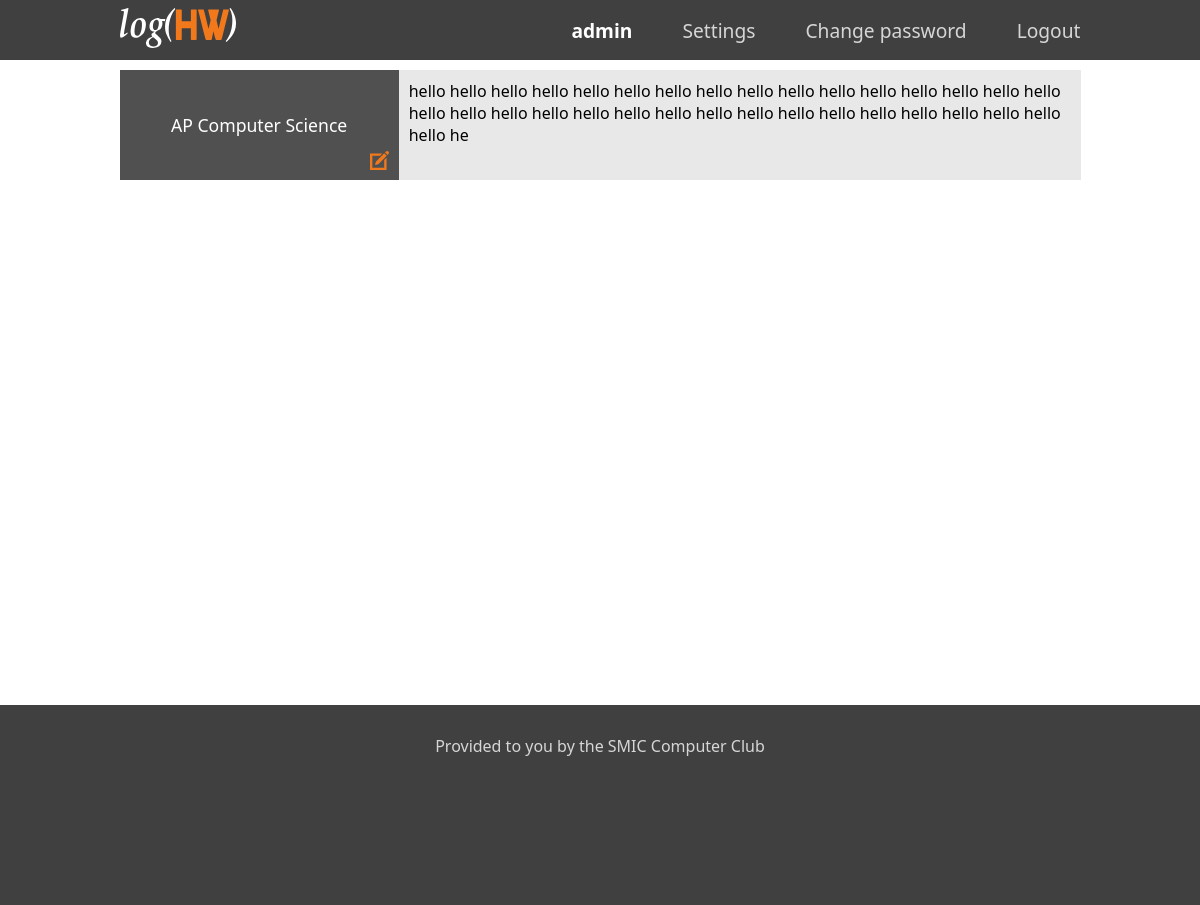
Before: / (signed in) with the older database file.
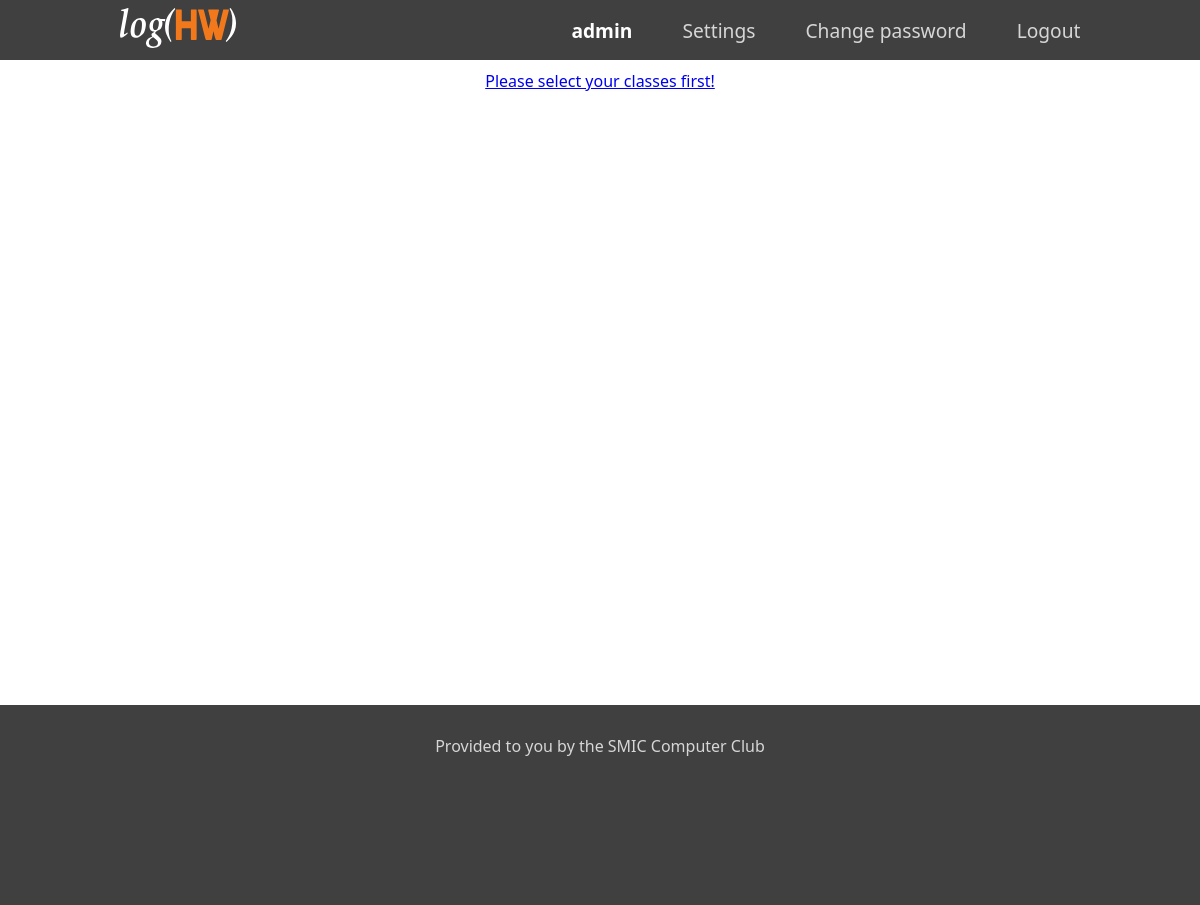
After: the same page with the newer database file.
### log/models.py (models this page shows, shortened)
class Course(models.Model):
    def get_latest_hw(self):
        latest_hw = self.homework_set.latest('pub_date')
        return latest_hw
    course_name = models.CharField(max_length=50)
    students = models.ManyToManyField(User, related_name='courses_joined', blank=True) #creates relationship between the user and course

class Homework(models.Model):
    course = models.ForeignKey(Course, on_delete=models.CASCADE,null=True, blank=True)
    hw_text = models.CharField(max_length=200)
    pub_date = models.DateTimeField('date published')
    def __str__(self):
        return self.hw_text

### log/views.py (the view)
# urls.py: 2. Add a URL to urlpatterns:  url(r'^$', views.home, name='home')
def home(request): #index page
    return render(request,'index.html')

### log/templates/index.html (shortened to what this page needs)
{% extends 'base.html' %}
{% block content %}
  <div class="index-main">
    {% if user.is_authenticated %}
      {% if user.courses_joined.count > 0 %}
        <div class="log-container">
          {% for course in user.courses_joined.all %}
            {% if course.course_name == "None" %}
            {% else %}
              <div class="log-container-row">
                <div class="course-name-box"> {{course.course_name}}
                  <a href="{% url 'log:detail' course.id %}">
                    {% load static %}<img src="{% static 'log/images/edit-icon.svg' %}" class="edit-icon"/></a>
                </div>
                <div class="hw-box">{{course.get_latest_hw}}</div>
              </div>
            {% endif %}
          {% endfor %}
        </div>
      {% else %}
        <a href = "{% url 'configure' %}">Please select your classes first!</a>
      {% endif %}
    {% endif %}
  </div>
{% endblock content %}

Changed rows visible on the page:
removed Course: course_name "AP Computer Science", get_latest_hw "hello hello hello hello hello hello hello hello hello hello hello hello hello hello hello hello hello hello hello hello hello hello hello hello hello hello hello hello hello hello hello hello hello he"
Other visible differences:
text now shown: "Please select your classes first!"
